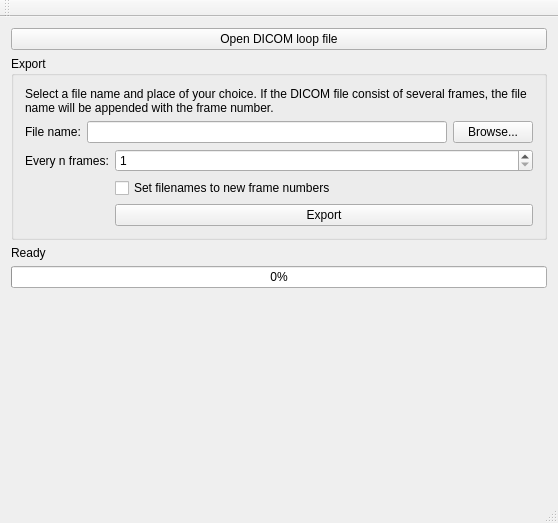
<?xml version="1.0" encoding="UTF-8"?>
<ui version="4.0">
 <class>DicomWindow</class>
 <widget class="QMainWindow" name="DicomWindow">
  <property name="geometry">
   <rect>
    <x>0</x>
    <y>0</y>
    <width>558</width>
    <height>523</height>
   </rect>
  </property>
  <property name="windowTitle">
   <string>Dicom Exporter</string>
  </property>
  <widget class="QWidget" name="centralWidget">
   <layout class="QVBoxLayout" name="verticalLayout">
    <item>
     <widget class="QPushButton" name="btnOpenFile">
      <property name="text">
       <string>Open DICOM loop file</string>
      </property>
     </widget>
    </item>
    <item>
     <widget class="QGroupBox" name="groupBox">
      <property name="title">
       <string>Export</string>
      </property>
      <layout class="QVBoxLayout" name="verticalLayout_2">
       <item>
        <widget class="QLabel" name="label_3">
         <property name="text">
          <string>Select a file name and place of your choice. If the DICOM file consist of several frames, the file name will be appended with the frame number.</string>
         </property>
         <property name="wordWrap">
          <bool>true</bool>
         </property>
        </widget>
       </item>
       <item>
        <layout class="QHBoxLayout" name="horizontalLayout">
         <item>
          <widget class="QLabel" name="label">
           <property name="text">
            <string>File name:</string>
           </property>
          </widget>
         </item>
         <item>
          <widget class="QLineEdit" name="txtFileName"/>
         </item>
         <item>
          <widget class="QPushButton" name="btnBrowseExport">
           <property name="text">
            <string>Browse...</string>
           </property>
          </widget>
         </item>
        </layout>
       </item>
       <item>
        <layout class="QFormLayout" name="formLayout">
         <property name="fieldGrowthPolicy">
          <enum>QFormLayout::AllNonFixedFieldsGrow</enum>
         </property>
         <item row="0" column="0">
          <widget class="QLabel" name="label_2">
           <property name="text">
            <string>Every n frames:</string>
           </property>
          </widget>
         </item>
         <item row="0" column="1">
          <widget class="QSpinBox" name="spinBox">
           <property name="minimum">
            <number>1</number>
           </property>
           <property name="maximum">
            <number>9999</number>
           </property>
          </widget>
         </item>
         <item row="1" column="1">
          <widget class="QCheckBox" name="chkResetFrameCount">
           <property name="text">
            <string>Set filenames to new frame numbers</string>
           </property>
          </widget>
         </item>
         <item row="2" column="1">
          <widget class="QPushButton" name="btnExport">
           <property name="text">
            <string>Export</string>
           </property>
          </widget>
         </item>
        </layout>
       </item>
      </layout>
     </widget>
    </item>
    <item>
     <widget class="QLabel" name="progressLabel">
      <property name="text">
       <string>Ready</string>
      </property>
     </widget>
    </item>
    <item>
     <widget class="QProgressBar" name="progressBar">
      <property name="value">
       <number>0</number>
      </property>
     </widget>
    </item>
    <item>
     <spacer name="verticalSpacer">
      <property name="orientation">
       <enum>Qt::Vertical</enum>
      </property>
      <property name="sizeHint" stdset="0">
       <size>
        <width>20</width>
        <height>40</height>
       </size>
      </property>
     </spacer>
    </item>
   </layout>
  </widget>
  <widget class="QMenuBar" name="menuBar">
   <property name="geometry">
    <rect>
     <x>0</x>
     <y>0</y>
     <width>558</width>
     <height>19</height>
    </rect>
   </property>
  </widget>
  <widget class="QToolBar" name="mainToolBar">
   <attribute name="toolBarArea">
    <enum>TopToolBarArea</enum>
   </attribute>
   <attribute name="toolBarBreak">
    <bool>false</bool>
   </attribute>
  </widget>
  <widget class="QStatusBar" name="statusBar"/>
 </widget>
 <layoutdefault spacing="6" margin="11"/>
 <resources/>
 <connections/>
</ui>
